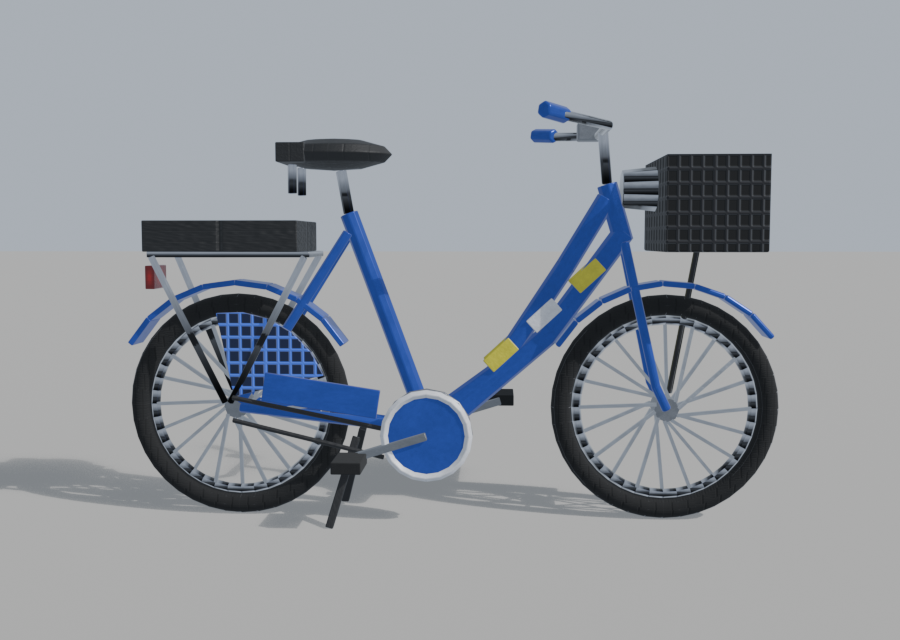
#> input picture assets/models/previews/ThaiBicycleBlue_ref.png, 900 x 640 px, given in place of 9.png, which was not available
$ python compare_sheet.py ../../assets/models/previews/ThaiBicycleBlue_ref.png
#> lines starting #> are read from the running program, lines starting #| are printed output that depends on the picture; pictures that were not available may be replaced by others from this repository, and a replacement may not be noted
# ต่อภาพเทียบ: ภาพอ้างอิง (ซ้าย) กับเรนเดอร์จาก thai_vehicles_compare.py (ขวา) → previews/ThaiVehicles_RefCompare.png + <ชื่อ>_RefPair.png
# รัน: python tools/blender/compare_sheet.py <โฟลเดอร์ภาพ ref ที่มี 9.png-16.png>
import os, sys
from PIL import Image

ROOT = os.path.dirname(os.path.dirname(os.path.dirname(os.path.abspath(__file__))))
PREV = os.path.join(ROOT, "assets", "models", "previews")
REF = sys.argv[1]
PAIRS = [("9", "ThaiPickupOld"), ("10", "ThaiSedanSoluna"), ("11", "ThaiBicycleRed"), ("12", "ThaiBicycleBlue"),
         ("13", "ThaiTukTuk"), ("14", "ThaiRacingMoto"), ("15", "ThaiSoundTruck"), ("16", "ThaiParadeTruck")]
H = 420
rows = []
for r, n in PAIRS:
    a = Image.open(os.path.join(REF, r + ".png")).convert("RGB")
    b = Image.open(os.path.join(PREV, n + "_ref.png")).convert("RGB")
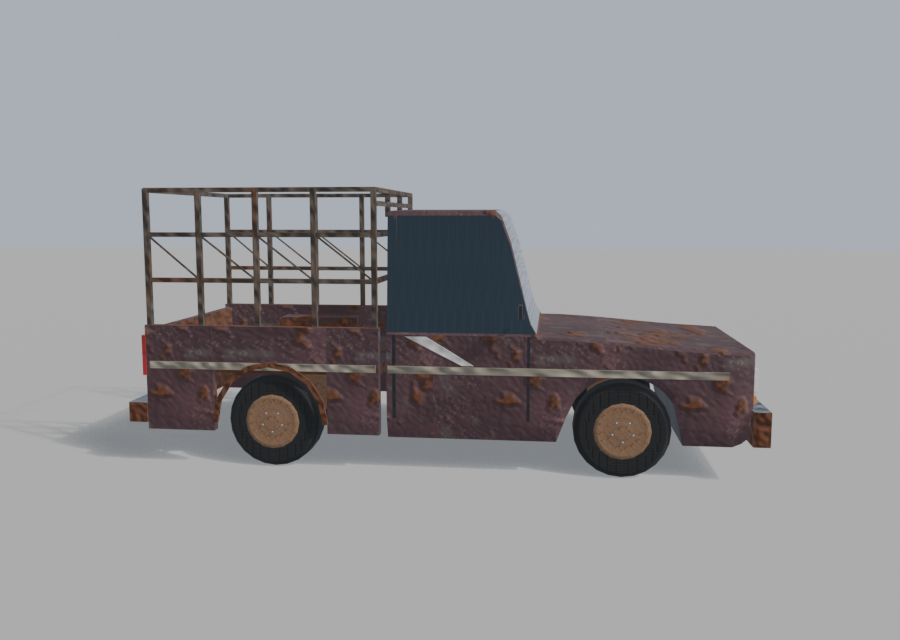
#> input picture assets/models/previews/ThaiPickupOld_ref.png, 900 x 640 px
    a = a.resize((int(a.width * H / a.height), H))
#> a: PIL image 590x420 RGB
    b = b.resize((int(b.width * H / b.height), H))
#> b: PIL image 590x420 RGB
    row = Image.new("RGB", (a.width + b.width + 10, H), (30, 30, 30))
#> row: PIL image 1190x420 RGB; every value is 30
    row.paste(a, (0, 0))
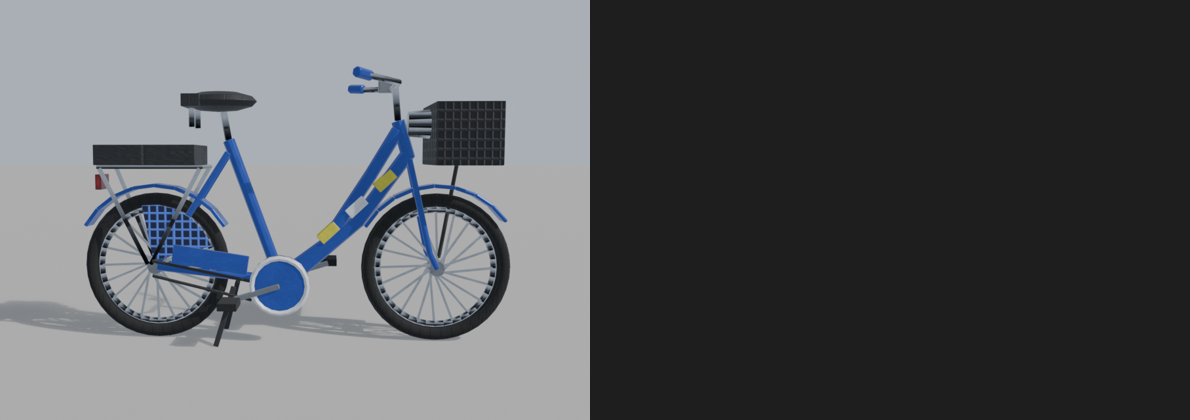
#> row: PIL image 1190x420 RGB; mean R, G, B 88.9, 91.2, 94.2
    row.paste(b, (a.width + 10, 0))
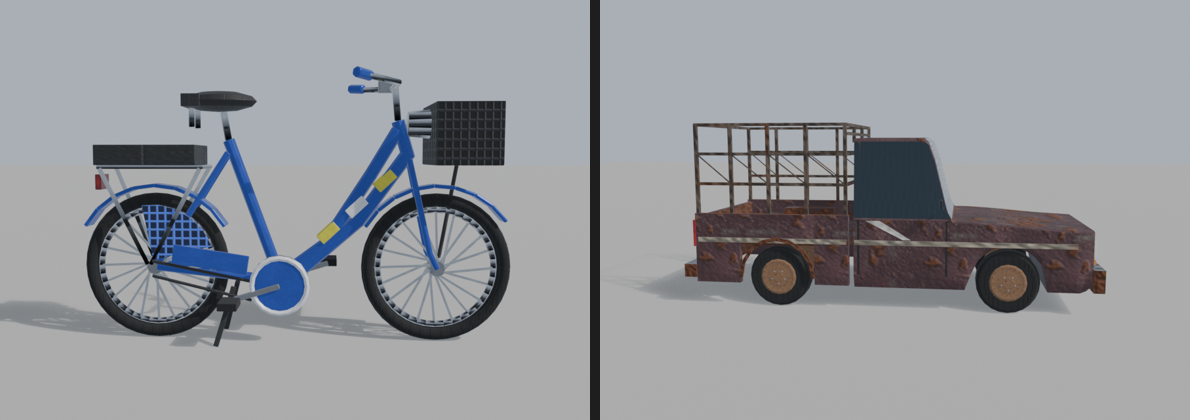
#> row: PIL image 1190x420 RGB; mean R, G, B 149.2, 151.8, 155.8
    row.save(os.path.join(PREV, n + "_RefPair.png"))
    rows.append(row)
#> pass 2 of the loop `for r, n in PAIRS:`:
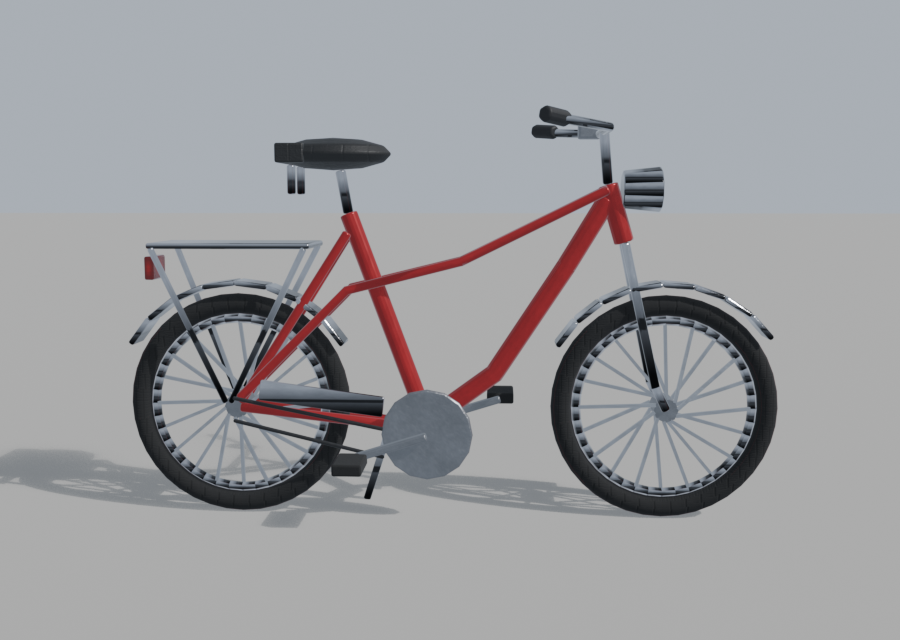
#> input picture assets/models/previews/ThaiBicycleRed_ref.png, 900 x 640 px, given in place of 10.png, which was not available
#> `row.paste(a, (0, 0))`:
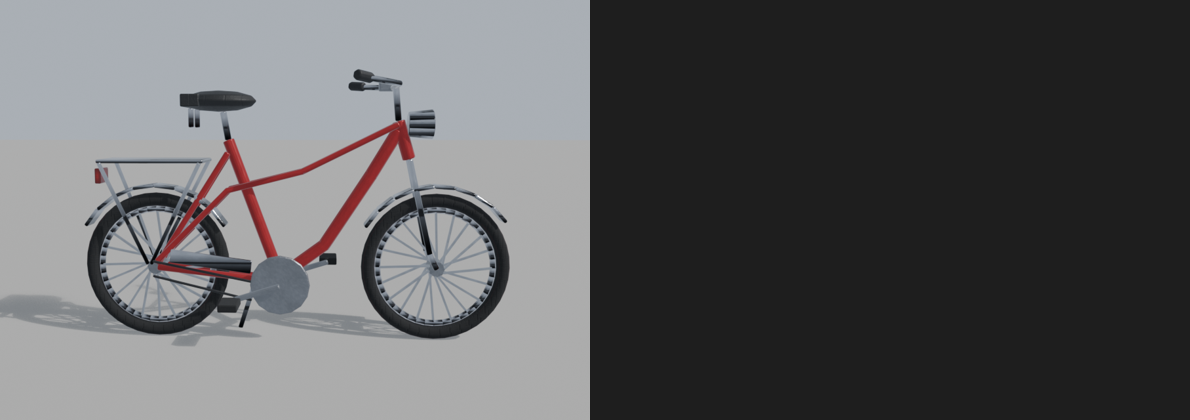
#> row: PIL image 1190x420 RGB; mean R, G, B 93, 93.1, 94.4
#> `row.paste(b, (a.width + 10, 0))`:
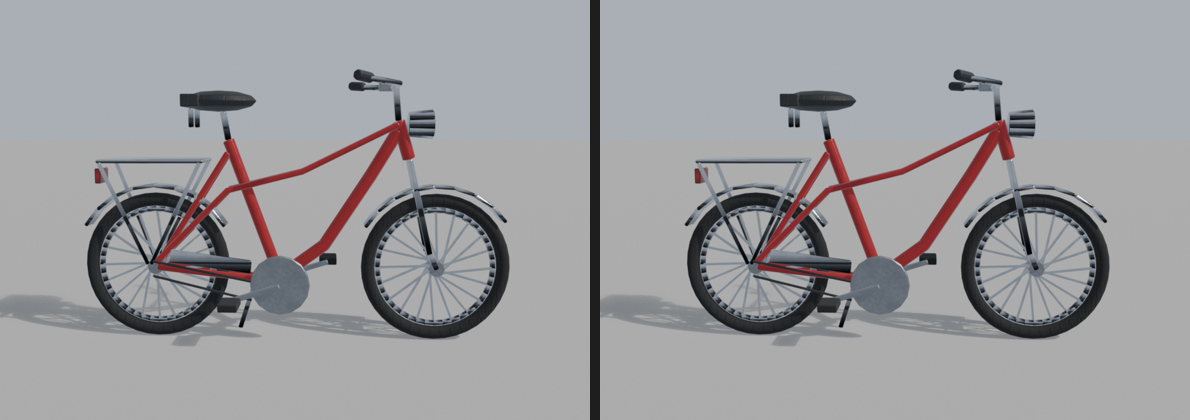
#> row: PIL image 1190x420 RGB; mean R, G, B 156.1, 156.2, 158.7
#> (the run stopped early here; a loop or call above may not have finished)
